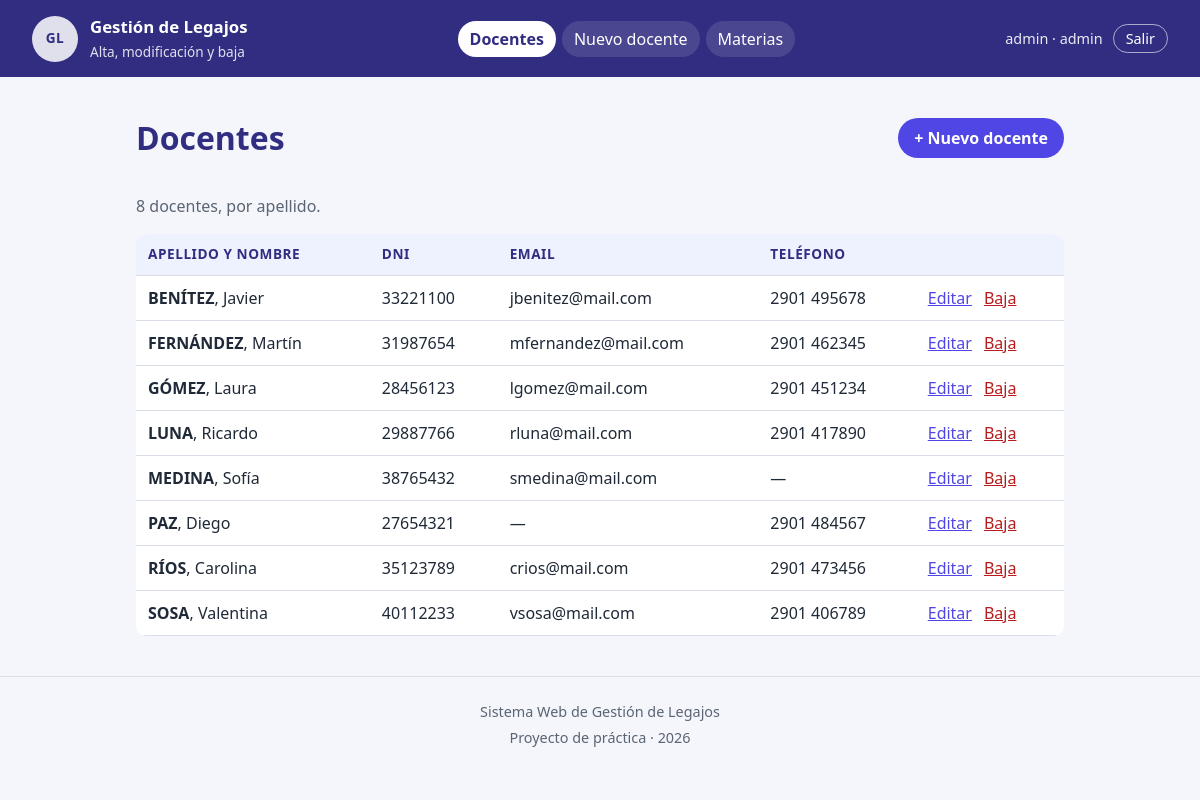
/public/index.php (signed in), run on an earlier commit of the app's database.
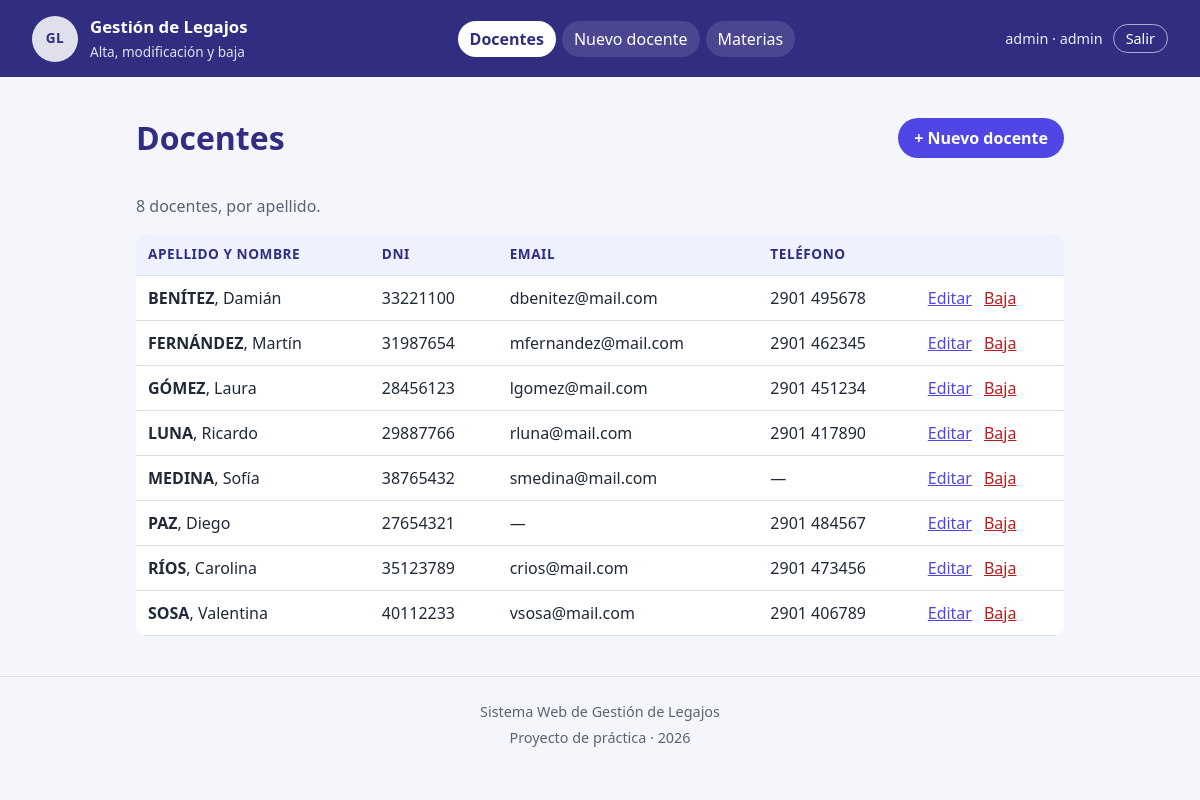
And on a later commit of the database.
### tables this page shows
CREATE TABLE docentes (
  id        INT UNSIGNED NOT NULL AUTO_INCREMENT,
  dni       VARCHAR(10)  NOT NULL,                         
  apellido  VARCHAR(60)  NOT NULL,
  nombre    VARCHAR(60)  NOT NULL,
  email     VARCHAR(120) NULL,                             
  telefono  VARCHAR(20)  NULL,
  PRIMARY KEY (id),
  UNIQUE KEY uq_docentes_dni (dni)                         
);

### src/funciones.php (called while the page is built, shortened)
<?php
function e(?string $texto): string
{
    return htmlspecialchars($texto ?? '', ENT_QUOTES, 'UTF-8');
}
function usuario_actual(): ?array
{
    return $_SESSION['usuario'] ?? null;
}
function es_admin(): bool
{
    return (usuario_actual()['rol'] ?? '') === 'admin';
}

### public/index.php (the view, shortened to what this page needs)
<?php
require __DIR__ . '/../src/funciones.php';
$pdo = conectar();
$sql = 'SELECT id, dni, apellido, nombre, email, telefono
        FROM docentes
        ORDER BY apellido, nombre';
$docentes = $pdo->query($sql)->fetchAll();
require __DIR__ . '/../src/plantillas/header.php';
?>
<div class="titular">
    <h1>Docentes</h1>
    <a class="boton" href="alta.php">+ Nuevo docente</a>
</div>
<?php if (count($docentes) === 0): ?>
    <p class="tarjeta">Todavía no hay docentes cargados.</p>
<?php else: ?>
    <p class="bajada"><?= count($docentes) ?> docentes, por apellido.</p>
    <div class="tabla-scroll">
        <table class="tabla">
            <thead>
                <tr>
                    <th scope="col">Apellido y nombre</th>
                    <th scope="col">DNI</th>
                    <th scope="col">Email</th>
                    <th scope="col">Teléfono</th>
                    <th scope="col"><span class="sr-only">Acciones</span></th>
                </tr>
            </thead>
            <tbody>
            <?php foreach ($docentes as $d): ?>
                <tr>
                    <td><strong><?= e(mb_strtoupper($d['apellido'])) ?></strong>, <?= e($d['nombre']) ?></td>
                    <td><?= e($d['dni']) ?></td>
                    <td><?= e($d['email'] ?? '—') ?></td>
                    <td><?= e($d['telefono'] ?? '—') ?></td>
                    <td class="acciones">
                        <a href="editar.php?id=<?= $d['id'] ?>">Editar</a>
                        <?php if (es_admin()): ?>
                            <a class="peligro" href="baja.php?id=<?= $d['id'] ?>">Baja</a>
                        <?php endif; ?>
                    </td>
                </tr>
            <?php endforeach; ?>
            </tbody>
        </table>
    </div>
<?php endif; ?>
<?php require __DIR__ . '/../src/plantillas/footer.php'; ?>

What changed in the data, as far as the page shows it:
changed docentes "BENÍTEZ": nombre "Javier" → "Damián"; email "jbenitez@mail.com" → "dbenitez@mail.com"
